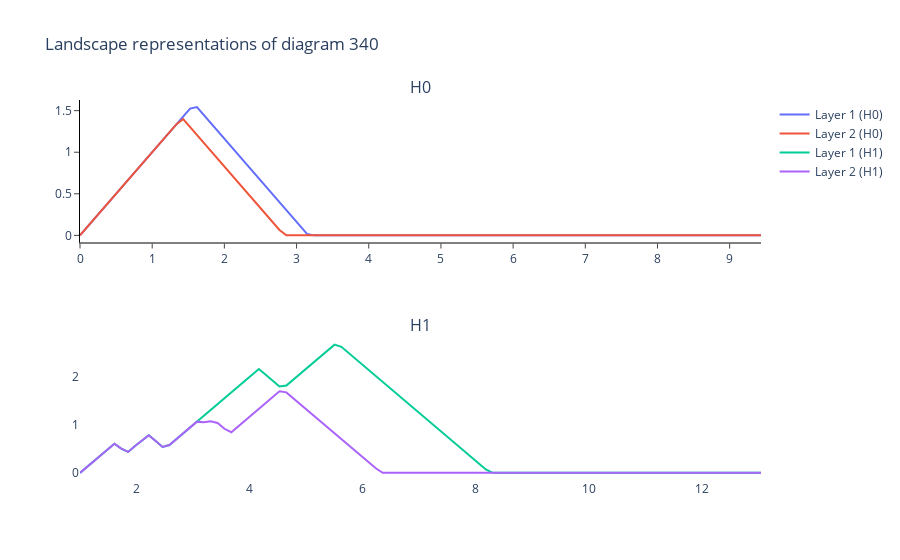

Notebook code for this chart:
### Code cell
#linear regression first layer flip
PL = PersistenceLandscape(n_layers=2,n_bins=100)
xflipbins = PL.fit_transform(PtCloudPers1)
PL.plot(xflipbins,340)
